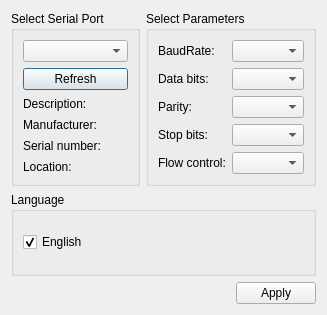
<?xml version="1.0" encoding="UTF-8"?>
<ui version="4.0">
 <class>SettingsDialog</class>
 <widget class="QDialog" name="SettingsDialog">
  <property name="geometry">
   <rect>
    <x>0</x>
    <y>0</y>
    <width>327</width>
    <height>315</height>
   </rect>
  </property>
  <property name="windowTitle">
   <string>Settings</string>
  </property>
  <property name="windowIcon">
   <iconset resource="file.qrc">
    <normaloff>:/img/48x48/Settings2.png</normaloff>:/img/48x48/Settings2.png</iconset>
  </property>
  <layout class="QGridLayout" name="gridLayout_3">
   <item row="0" column="1">
    <widget class="QGroupBox" name="parametersBox">
     <property name="title">
      <string>Select Parameters</string>
     </property>
     <layout class="QGridLayout" name="gridLayout_2">
      <item row="0" column="0">
       <widget class="QLabel" name="baudRateLabel">
        <property name="text">
         <string>BaudRate:</string>
        </property>
       </widget>
      </item>
      <item row="0" column="1">
       <widget class="QComboBox" name="baudRateBox"/>
      </item>
      <item row="1" column="0">
       <widget class="QLabel" name="dataBitsLabel">
        <property name="text">
         <string>Data bits:</string>
        </property>
       </widget>
      </item>
      <item row="1" column="1">
       <widget class="QComboBox" name="dataBitsBox"/>
      </item>
      <item row="2" column="0">
       <widget class="QLabel" name="parityLabel">
        <property name="text">
         <string>Parity:</string>
        </property>
       </widget>
      </item>
      <item row="2" column="1">
       <widget class="QComboBox" name="parityBox"/>
      </item>
      <item row="3" column="0">
       <widget class="QLabel" name="stopBitsLabel">
        <property name="text">
         <string>Stop bits:</string>
        </property>
       </widget>
      </item>
      <item row="3" column="1">
       <widget class="QComboBox" name="stopBitsBox"/>
      </item>
      <item row="4" column="0">
       <widget class="QLabel" name="flowControlLabel">
        <property name="text">
         <string>Flow control:</string>
        </property>
       </widget>
      </item>
      <item row="4" column="1">
       <widget class="QComboBox" name="flowControlBox"/>
      </item>
     </layout>
    </widget>
   </item>
   <item row="0" column="0">
    <widget class="QGroupBox" name="selectBox">
     <property name="title">
      <string>Select Serial Port</string>
     </property>
     <layout class="QGridLayout" name="gridLayout">
      <item row="0" column="0">
       <widget class="QComboBox" name="serialPortInfoListBox"/>
      </item>
      <item row="2" column="0">
       <widget class="QLabel" name="descriptionLabel">
        <property name="text">
         <string>Description:</string>
        </property>
       </widget>
      </item>
      <item row="3" column="0">
       <widget class="QLabel" name="manufacturerLabel">
        <property name="text">
         <string>Manufacturer:</string>
        </property>
       </widget>
      </item>
      <item row="4" column="0">
       <widget class="QLabel" name="serialNumberLabel">
        <property name="text">
         <string>Serial number:</string>
        </property>
       </widget>
      </item>
      <item row="5" column="0">
       <widget class="QLabel" name="locationLabel">
        <property name="text">
         <string>Location:</string>
        </property>
       </widget>
      </item>
      <item row="1" column="0">
       <widget class="QPushButton" name="refreshButton">
        <property name="text">
         <string>Refresh</string>
        </property>
       </widget>
      </item>
     </layout>
    </widget>
   </item>
   <item row="2" column="0" colspan="2">
    <layout class="QHBoxLayout" name="horizontalLayout">
     <item>
      <spacer name="horizontalSpacer">
       <property name="orientation">
        <enum>Qt::Horizontal</enum>
       </property>
       <property name="sizeHint" stdset="0">
        <size>
         <width>96</width>
         <height>20</height>
        </size>
       </property>
      </spacer>
     </item>
     <item>
      <widget class="QPushButton" name="applyButton">
       <property name="text">
        <string>Apply</string>
       </property>
      </widget>
     </item>
    </layout>
   </item>
   <item row="1" column="0" colspan="2">
    <widget class="QGroupBox" name="additionalOptionsGroupBox">
     <property name="title">
      <string>Language</string>
     </property>
     <layout class="QVBoxLayout" name="verticalLayout">
      <item>
       <widget class="QCheckBox" name="languageCheckBox">
        <property name="text">
         <string>English</string>
        </property>
        <property name="checked">
         <bool>true</bool>
        </property>
       </widget>
      </item>
     </layout>
    </widget>
   </item>
  </layout>
 </widget>
 <resources>
  <include location="file.qrc"/>
 </resources>
 <connections/>
</ui>
